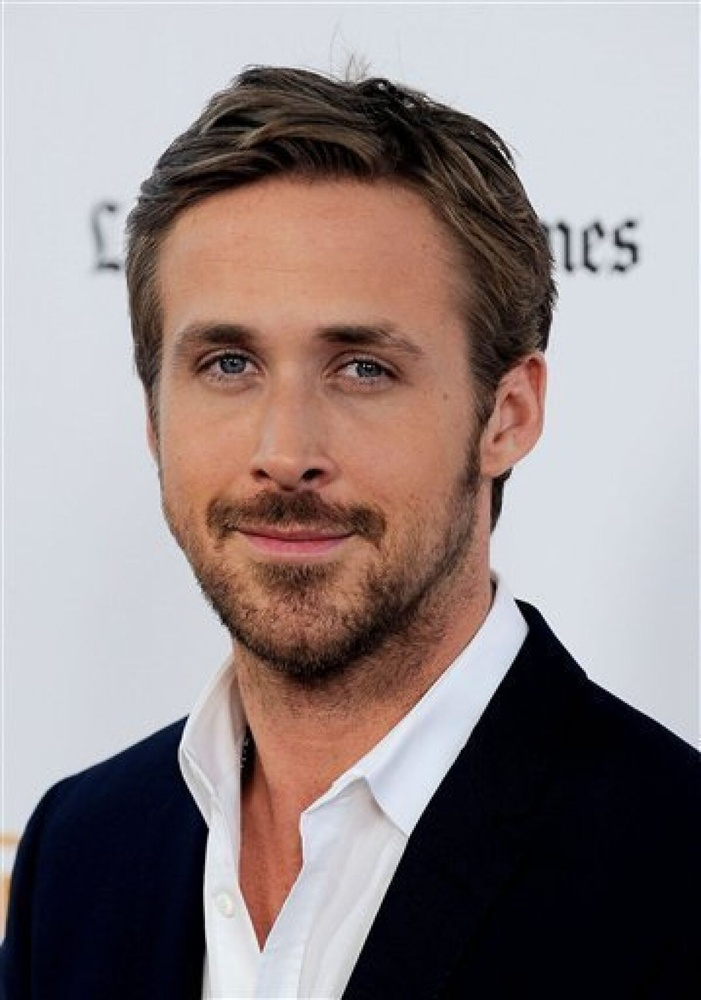
#> input picture test_image.jpg, 701 x 1000 px, shrunk from 1200 x 1711 before the run
$ python DoorBell.py
#> lines starting #> are read from the running program, lines starting #| are printed output that depends on the picture; after the words box and inside, x2 and y2 are one past the last pixel; in counts of white or black regions, pixels touching at a corner belong together
import cv2
import os
import numpy as np

# Path to the folder containing the training images
train_folder = 'train_images/'

# Load the pre-trained face detector
face_cascade = cv2.CascadeClassifier(cv2.data.haarcascades + 'haarcascade_frontalface_default.xml')

# Load the pre-trained face recognition model
recognizer = cv2.face.LBPHFaceRecognizer_create()

# Function to train the face recognition model
def train_model():
    faces = []
    labels = []
    for root, dirs, files in os.walk(train_folder):
        for file in files:
            if file.endswith('jpg') or file.endswith('jpeg'):
                img_path = os.path.join(root, file)
                label = int(os.path.basename(root))
                img = cv2.imread(img_path)
                gray = cv2.cvtColor(img, cv2.COLOR_BGR2GRAY)
                faces_rect = face_cascade.detectMultiScale(gray, scaleFactor=1.1, minNeighbors=5)
                for (x, y, w, h) in faces_rect:
                    faces.append(gray[y:y+h, x:x+w])
                    labels.append(label)
#> pass 2 of the loop in train_model, `for root, dirs, files in os.walk(train_folder):`:
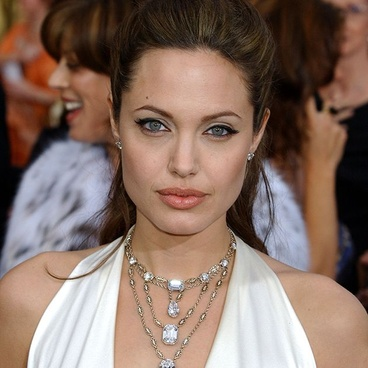
#> input picture train_images/2/person2_ 1.jpg, 368 x 368 px, shrunk from 630 x 630 before the run
#> in train_model, img is the input picture: shape (368, 368, 3); mean B, G, R 100.1, 111.8, 135.7
#> in train_model, `gray = cv2.cvtColor(img, cv2.COLOR_BGR2GRAY)`:
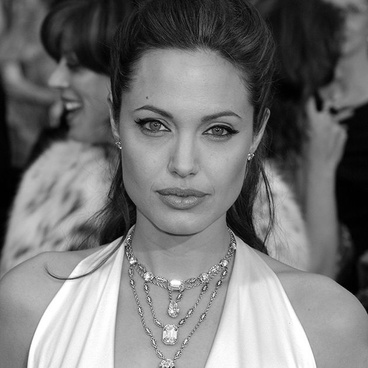
#> gray: shape (368, 368); min 0, max 255, mean 117.6
#> faces_rect = [[102, 65, 169, 169]]
#> the loop in train_model, `for (x, y, w, h) in faces_rect:` made 1 pass
#> after the loop in train_model, `for (x, y, w, h) in faces_rect:`: faces = 1 item; labels = [2]
#> pass 3 of the loop in train_model, `for root, dirs, files in os.walk(train_folder):`:
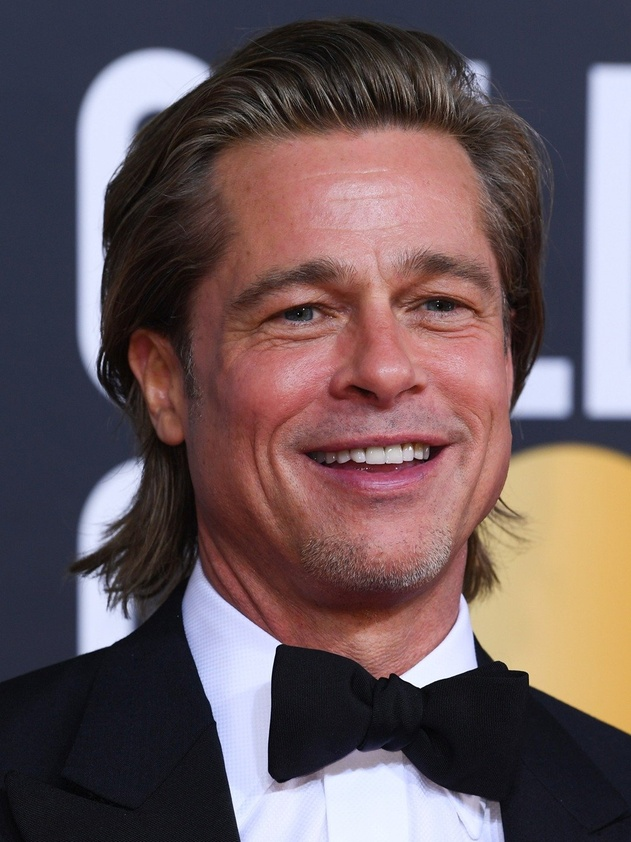
#> input picture train_images/1/person1_ 1.jpg, 631 x 842 px, shrunk from 1080 x 1440 before the run
#> in train_model, img is the input picture: shape (842, 631, 3); mean B, G, R 90.6, 87.8, 105.8
#> in train_model, `gray = cv2.cvtColor(img, cv2.COLOR_BGR2GRAY)`:
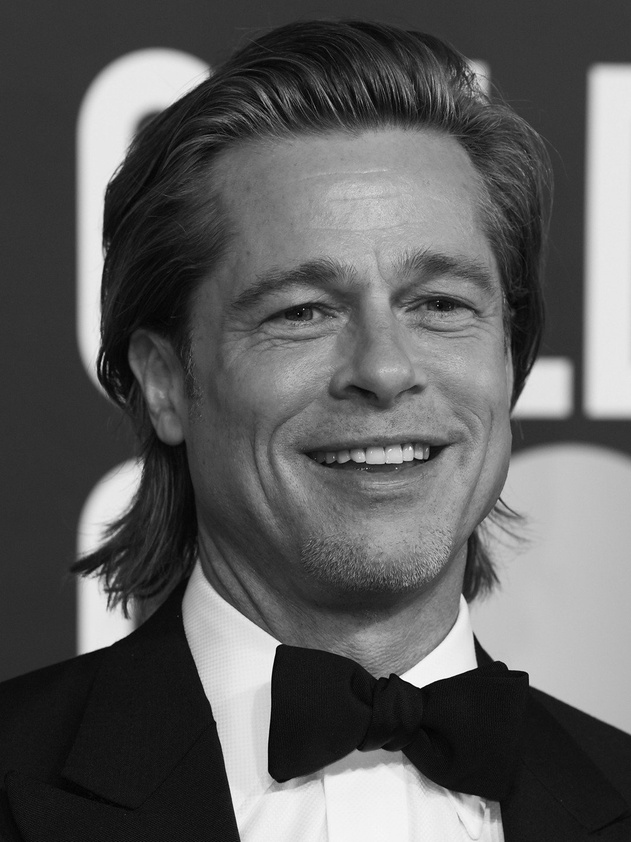
#> gray: shape (842, 631); min 0, max 254, mean 93.5
#> faces_rect = [[181, 150, 381, 381]]
#> the loop in train_model, `for (x, y, w, h) in faces_rect:` made 1 pass
#> after the loop in train_model, `for (x, y, w, h) in faces_rect:`: faces = 2 items; labels = [2, 1]
#> further down, test_image is the input picture: shape (1000, 701, 3); mean B, G, R 133.5, 134, 146.1

    recognizer.train(faces, np.array(labels))

# Function to recognize faces in the input image
def recognize_faces(image):
    gray = cv2.cvtColor(image, cv2.COLOR_BGR2GRAY)
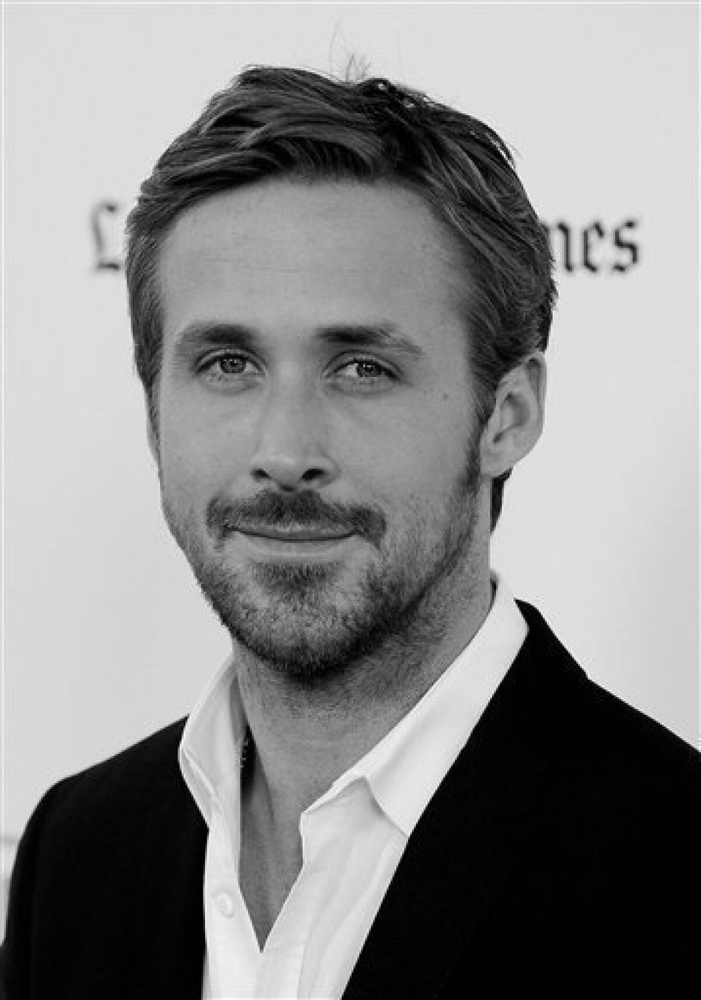
#> gray: shape (1000, 701); min 0, max 254, mean 137.5
    faces = face_cascade.detectMultiScale(gray, scaleFactor=1.1, minNeighbors=5)
#> faces = [[72, 186, 448, 448]]
    for (x, y, w, h) in faces:
        roi = gray[y:y+w, x:x+h]
        label, confidence = recognizer.predict(roi)
        if confidence < 70:
            cv2.rectangle(image, (x, y), (x+w, y+h), (0, 255, 0), 2)
            cv2.putText(image, 'User Recognized. Access Granted', (x, y-10), cv2.FONT_HERSHEY_SIMPLEX, 0.9, (0, 255, 0), 2)
        else:
            cv2.rectangle(image, (x, y), (x+w, y+h), (0, 0, 255), 2)
            cv2.putText(image, 'Unrecognized Person. Access Denied', (x, y-10), cv2.FONT_HERSHEY_SIMPLEX, 0.9, (0, 0, 255), 2)
#> this loop made 1 pass
#> (x, y, w, h, label, confidence) on pass 1: (72, 186, 448, 448, 1, 65.79)
#> pass 1, in recognize_faces, `roi = gray[y:y+w, x:x+h]`:
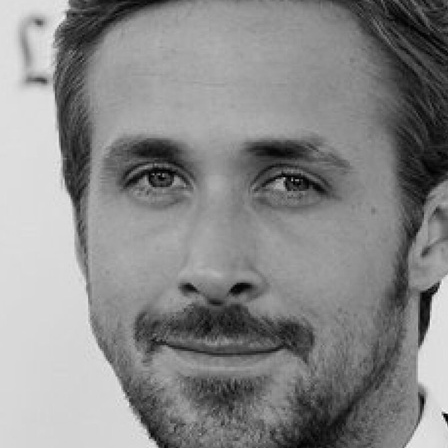
#> roi: shape (448, 448); min 0, max 247, mean 136.1
#> after the loop:
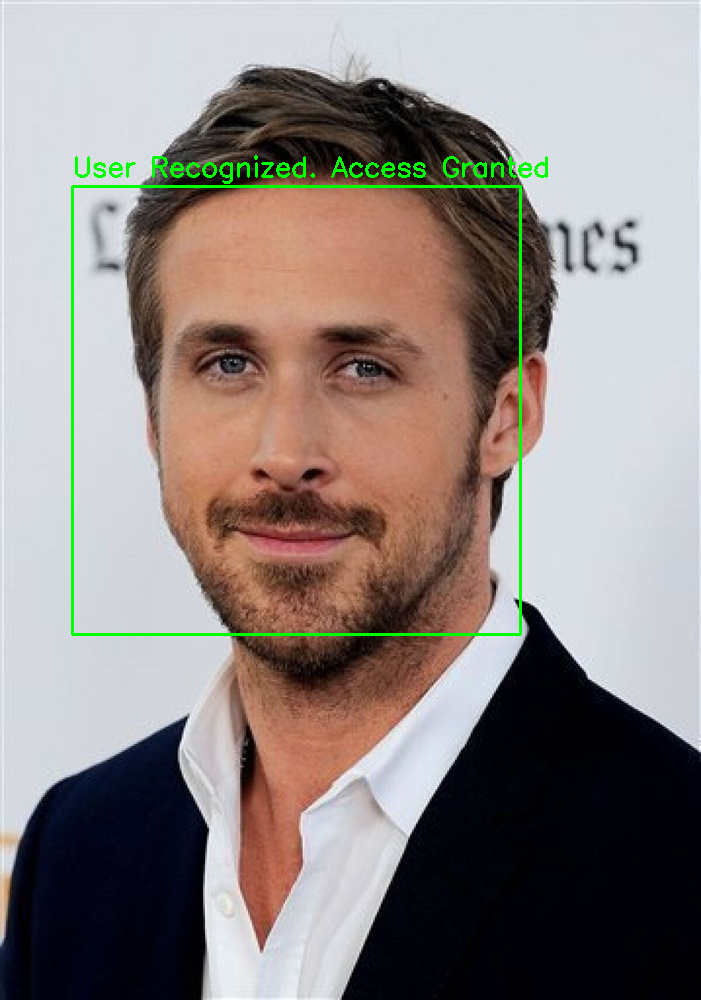
#> image: shape (1000, 701, 3); 1.23% of pixels changed, all inside (x1, y1, x2, y2) = (71, 155, 548, 636)
    return image

# Train the model with the provided training images
train_model()

# Load and process the test image
test_image_path = 'test_image.jpg'
test_image = cv2.imread(test_image_path)
result_image = recognize_faces(test_image)

# Display the result
cv2.imshow('Face Recognition', result_image)
cv2.waitKey(0)
cv2.destroyAllWindows()
